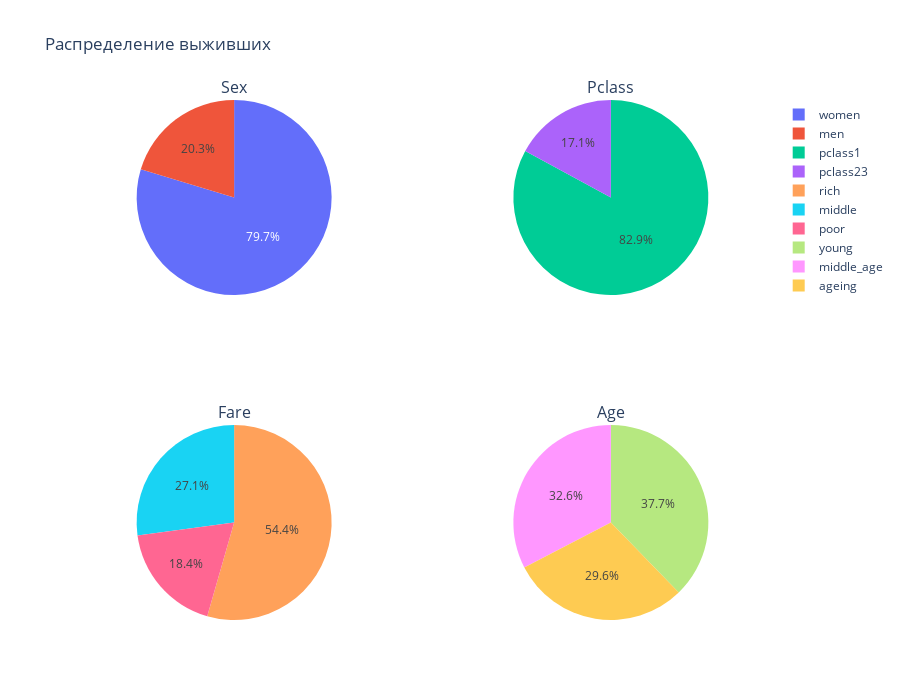

Notebook code for this chart:
### Code cell
fig = make_subplots(
    rows=2, cols=2, specs = [[{'type':'domain'}, {'type':'domain'}], [{'type':'domain'}, {'type':'domain'}]],
    subplot_titles=("Sex", "Pclass", "Fare", "Age"))

fig.add_trace(go.Pie(labels=['men', 'women'], values=list((percent_men_surv, percent_women_surv))), row=1, col=1)

fig.add_trace(go.Pie(labels=['pclass1', 'pclass23'], values=list((percent_pclass1_surv, percent_pclass23_surv))),row=1, col=2)

fig.add_trace(go.Pie(labels=['poor', 'middle', 'rich'], values=list((percent_poor_surv, percent_middle_surv, percent_rich_surv))),row=2, col=1)

fig.add_trace(go.Pie(labels=['young', 'middle_age', 'ageing'], values=list((percent_young_surv, percent_middle_surv, percent_ageing_surv))),row=2, col=2)

fig.update_layout(height=700, width=900,
                  title_text="Распределение выживших")

fig.show()

### Figure 1 — Plotly figure (JSON) as saved in the notebook; plotly's stock layout.template omitted (floating-point values rounded to 4 significant figures)
{"data": [{"domain": {"x": [0, 0.45], "y": [0.625, 1]}, "labels": ["men", "women"], "type": "pie", "values": [0.1889, 0.7404]}, {"domain": {"x": [0.55, 1], "y": [0.625, 1]}, "labels": ["pclass1", "pclass23"], "type": "pie", "values": [0.6262, 0.1289]}, {"domain": {"x": [0, 0.45], "y": [0, 0.375]}, "labels": ["poor", "middle", "rich"], "type": "pie", "values": [0.2489, 0.3668, 0.7358]}, {"domain": {"x": [0.55, 1], "y": [0, 0.375]}, "labels": ["young", "middle_age", "ageing"], "type": "pie", "values": [0.4245, 0.3668, 0.3333]}], "layout": {"annotations": [{"font": {"size": 16}, "showarrow": false, "text": "Sex", "x": 0.225, "xanchor": "center", "xref": "paper", "y": 1, "yanchor": "bottom", "yref": "paper"}, {"font": {"size": 16}, "showarrow": false, "text": "Pclass", "x": 0.775, "xanchor": "center", "xref": "paper", "y": 1, "yanchor": "bottom", "yref": "paper"}, {"font": {"size": 16}, "showarrow": false, "text": "Fare", "x": 0.225, "xanchor": "center", "xref": "paper", "y": 0.375, "yanchor": "bottom", "yref": "paper"}, {"font": {"size": 16}, "showarrow": false, "text": "Age", "x": 0.775, "xanchor": "center", "xref": "paper", "y": 0.375, "yanchor": "bottom", "yref": "paper"}], "height": 700, "title": {"text": "Распределение выживших"}, "width": 900}}
